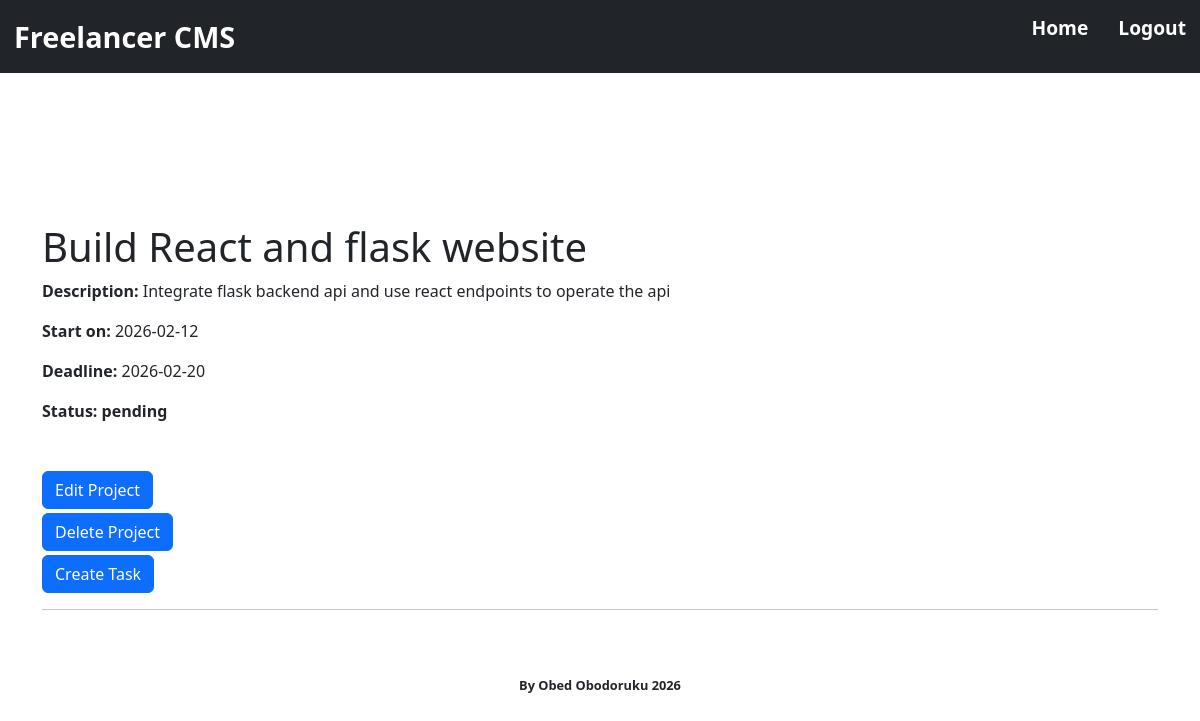
Before: /project/2 (signed in) with the older database file.
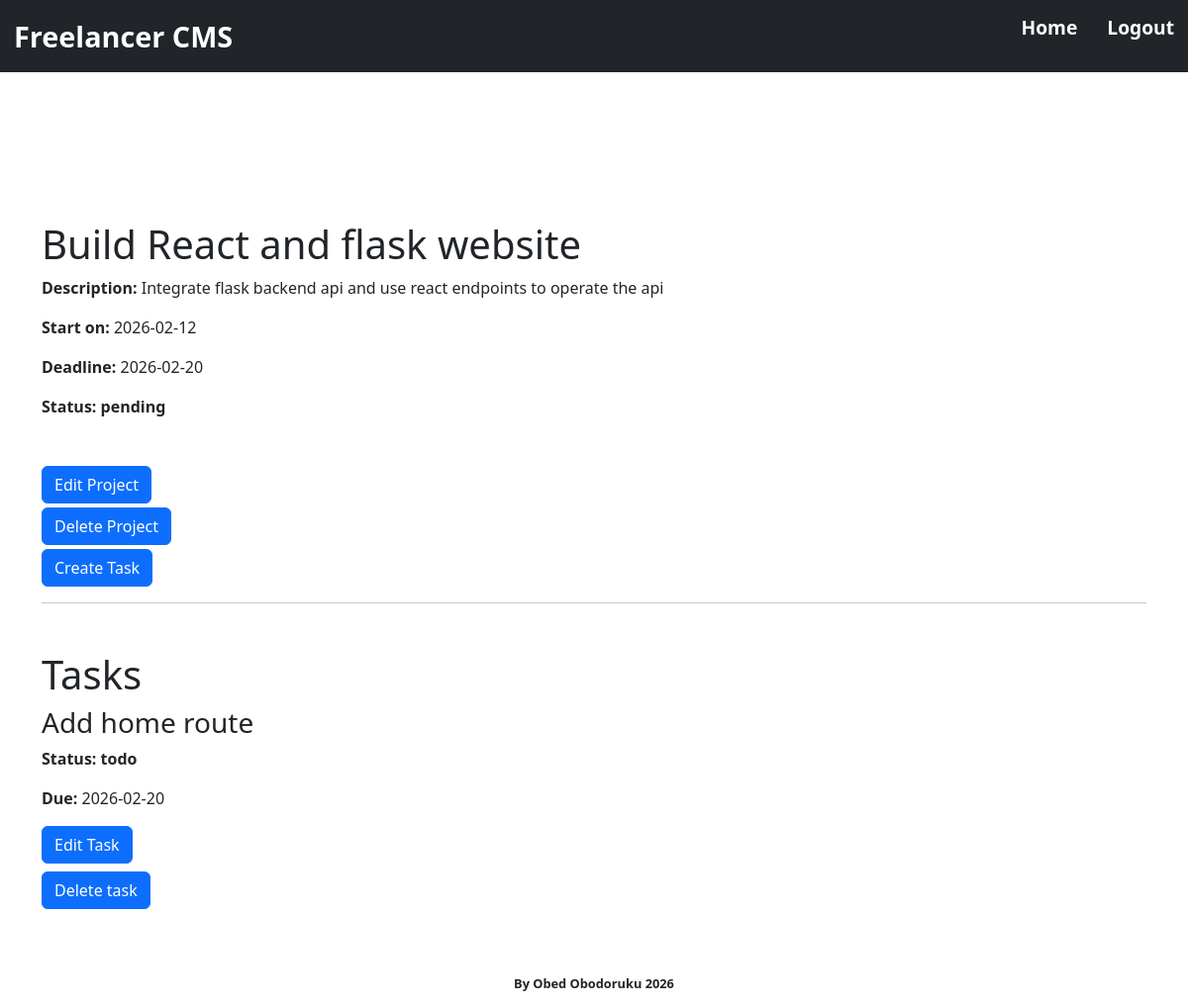
After: the same page with the newer database file.
### app/models.py (models this page shows, shortened)
class Project(db.Model):
    id = db.Column(db.Integer, primary_key=True)
    title = db.Column(db.String(150), nullable=False)
    description = db.Column(db.Text)
    start_date = db.Column(db.Date, nullable=False)
    deadline = db.Column(db.Date)
    status = db.Column(db.String(50), nullable=False, default="pending")
    client_id = db.Column(db.Integer, db.ForeignKey("clients.id"), nullable=False)
    tasks = db.relationship("Task", backref="project", cascade="all, delete-orphan", passive_deletes=True, lazy=True)
    invoice = db.relationship("Invoice", backref="project", uselist=False)

class Task(db.Model):
    id = db.Column(db.Integer, primary_key=True)
    title = db.Column(db.String(150), nullable=False)
    status = db.Column(db.String(50), nullable=False, default="todo")
    due_date = db.Column(db.Date, nullable=True)
    project_id = db.Column(db.Integer, db.ForeignKey("project.id", ondelete="CASCADE", name="fk_task_project_id"), nullable=False)

### app/routes.py (the view)
@app.route("/project/<int:project_id>", methods=["GET", "POST"])
@login_required
def project(project_id):
    project = Project.query.get_or_404(project_id)
    return render_template("project.html", project=project, title=f"Project {project.title}")

### app/models.py (called while the page is built)
@login_manager.user_loader
def load_user(user_id):
    return User.query.get(int(user_id))

### app/templates/project.html
{% extends "base.html" %}
{% block body %}
    <div>
        <div>
            <h1>{{ project.title }}</h1>
            <div class="mb-3">
                <span style="font-weight: bolder;">Description:</span>
                <span>{{ project.description }}</span>
            </div>
            <p>
                <span style="font-weight: bolder;">Start on:</span>
                <span>{{ project.start_date }}</span>
            </p>
            <p>
                <span style="font-weight: bolder;">Deadline:</span>
                <span>{{ project.deadline }}</span>
            </p>
            <span style="font-weight: bolder;">Status: {{ project.status }}</span>
        </div>
        <div class="mt-5 mb-1">
            <a href="{{ url_for('edit_project', project_id=project.id) }}">
                <button class="btn btn-primary">Edit Project</button>
            </a>
        </div>
        <div class="mb-1">
            <form method="POST" action="{{ url_for('delete_project', project_id=project.id) }}">
                <button class="btn btn-primary" type="submit">Delete Project</button>
            </form>
        </div>
        <div class="mb-1">
            <form method="POST" action="{{ url_for('create_task', project_id=project.id) }}">
                <button class="btn btn-primary" type="submit">Create Task</button>
            </form>
        </div>
        <hr>
        {% if project.tasks %}
            <div class="mt-5">
            <h1>Tasks</h1>
            {% for task in project.tasks %}
                <div>
                    <h3>{{ task.title }}</h3>
                    <p>
                        <span style="font-weight: bolder;">Status: </span>
                        <span style="font-weight: bolder;">{{ task.status }}</span>
                    </p>
                    <div>
                        <p>
                            <span style="font-weight: bolder;">Due:</span>
                            <span>{{ task.due_date }}</span>
                        </p>
                    </div>
                    <div class="mb-2">
                        <a href="{{ url_for('edit_task', task_id=task.id) }}">
                            <button class="btn btn-primary">Edit Task</button>
                        </a>
                    </div>
                    <div>
                        <form method="POST" action="{{ url_for('delete_task', task_id=task.id) }}">
                            <button class="btn btn-primary" type="submit">Delete task</button>
                        </form>
                    </div>
                </div>
            {% endfor %}
            </div>
        {% endif %}
    </div>
{% endblock %}

### app/templates/base.html (shortened to what this page needs)
<!DOCTYPE html>
<html lang="en">
<head>
    <link href="https://cdn.jsdelivr.net/npm/bootstrap@5.3.2/dist/css/bootstrap.min.css" rel="stylesheet">
    <link rel="stylesheet" href="{{ url_for('static', filename='main.css') }}">
</head>
<body>
    <nav class="navbar navbar-expand nav-bar w-100 bg-dark">
        <span class="navbar-span">Freelancer CMS</span>
        <div>
            <ul class="links">
                {% if current_user.is_authenticated %}
                    <li><a href="{{ url_for('index') }}">Home</a></li>
                    <li><a href="{{ url_for('logout') }}">Logout</a></li>
                {% else %}
                    <li><a href="{{ url_for('home') }}">Home</a></li>
                    <li><a href="{{ url_for('register') }}">Register</a></li>
                    <li><a href="{{ url_for('login') }}">Login</a></li>
                {% endif %}
            </ul>
        </div>
    </nav>
    <div class="container">
        {% block body %}
        {% endblock %}
        <div- class="footer">
            <footer>
                <span class="span">By Obed Obodoruku 2026</span>
            </footer>
        </div->
    </div>
</body>
</html>

### app/static/main.css (style rules this page uses)
* { box-sizing: border-box; margin: 0; padding: 0; }
.navbar { display: flex; align-items: center; justify-content: space-between; gap: 30px; color: #fff; padding: 14px; margin-bottom: 150px; font-weight: bolder; }
.navbar-span { color: #fff; font-size: 1.8rem; }
.links { display: flex; flex-direction: row; align-items: center; gap: 30px; list-style: none; }
.links > li > a { text-decoration: none; color: #fff; font-size: 1.2rem; }
.span { font-size: 0.8rem; font-weight: bold; }
footer { padding: 12px; }
.footer { display: flex; align-items: center; justify-content: center; margin-top: 50px; }

Changed rows visible on the page:
added Task: title "Add home route", status "todo", due_date "2026-02-20"
Other visible differences:
text now shown: "Tasks"
